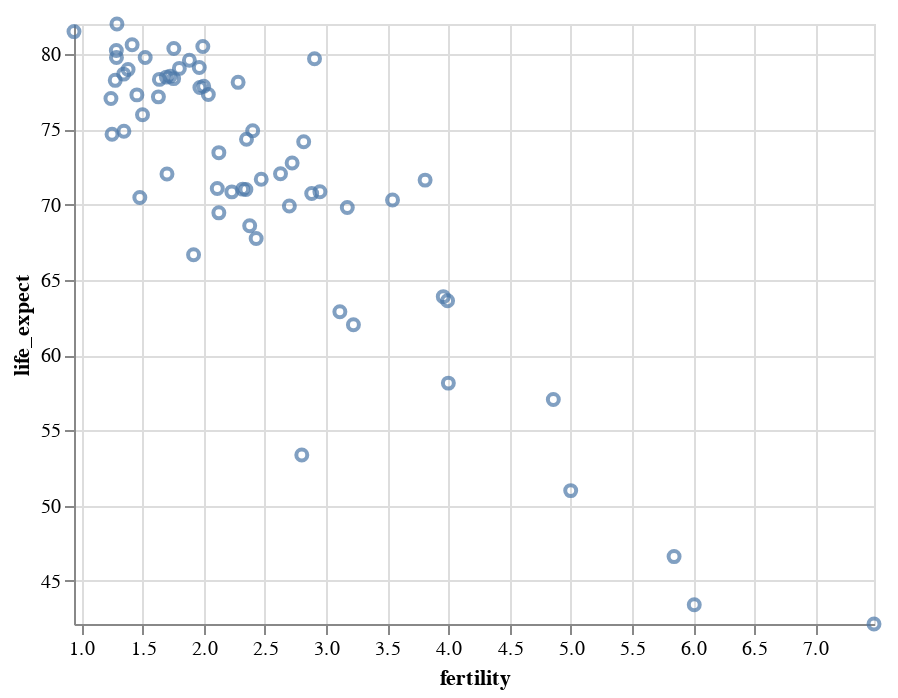

The notebook cell this image was saved under:
### Code cell
alt.Chart(data2000).mark_point().encode(
    alt.X('fertility:Q', scale=alt.Scale(zero=False, nice=False)),
    alt.Y('life_expect:Q', scale=alt.Scale(zero=False, nice=False))
)

### Figure 1 — Vega-Lite specification as saved in the notebook (floating-point values rounded to 4 significant figures)
{"config": {"view": {"continuousWidth": 400, "continuousHeight": 300}}, "data": {"name": "data-88651994df17e5e9949e68ef8f686c78"}, "mark": "point", "encoding": {"x": {"type": "quantitative", "field": "fertility", "scale": {"nice": false, "zero": false}}, "y": {"type": "quantitative", "field": "life_expect", "scale": {"nice": false, "zero": false}}}, "$schema": "https://vega.github.io/schema/vega-lite/v4.8.1.json", "datasets": {"data-88651994df17e5e9949e68ef8f686c78": [{"year": 2000, "country": "Afghanistan", "cluster": 0, "pop": 23898198, "life_expect": 42.13, "fertility": 7.479, "jitter": -1.508}, {"year": 2000, "country": "Argentina", "cluster": 3, "pop": 37497728, "life_expect": 74.34, "fertility": 2.35, "jitter": 0.4935}, {"year": 2000, "country": "Aruba", "cluster": 3, "pop": 69539, "life_expect": 73.45, "fertility": 2.124, "jitter": -0.433}, {"year": 2000, "country": "Australia", "cluster": 4, "pop": 19164620, "life_expect": 80.37, "fertility": 1.756, "jitter": -0.9674}, {"year": 2000, "country": "Austria", "cluster": 1, "pop": 8113413, "life_expect": 78.98, "fertility": 1.382, "jitter": 0.6064}, {"year": 2000, "country": "Bahamas", "cluster": 3, "pop": 290075, "life_expect": 71.07, "fertility": 2.111, "jitter": -0.5754}, {"year": 2000, "country": "Bangladesh", "cluster": 0, "pop": 130406594, "life_expect": 62.01, "fertility": 3.224, "jitter": -0.07064}, {"year": 2000, "country": "Barbados", "cluster": 3, "pop": 273483, "life_expect": 75.97, "fertility": 1.5, "jitter": 0.9982}, {"year": 2000, "country": "Belgium", "cluster": 1, "pop": 10263618, "life_expect": 78.32, "fertility": 1.638, "jitter": -1.922}, {"year": 2000, "country": "Bolivia", "cluster": 3, "pop": 8152620, "life_expect": 63.88, "fertility": 3.958, "jitter": -0.1599}, {"year": 2000, "country": "Brazil", "cluster": 3, "pop": 175552771, "life_expect": 71.01, "fertility": 2.345, "jitter": -0.4028}, {"year": 2000, "country": "Canada", "cluster": 3, "pop": 31278097, "life_expect": 79.77, "fertility": 1.522, "jitter": 0.2091}, {"year": 2000, "country": "Chile", "cluster": 3, "pop": 15153450, "life_expect": 77.86, "fertility": 2.0, "jitter": -0.749}, {"year": 2000, "country": "China", "cluster": 4, "pop": 1262645000, "life_expect": 72.03, "fertility": 1.7, "jitter": 0.2343}, {"year": 2000, "country": "Colombia", "cluster": 3, "pop": 39685655, "life_expect": 71.68, "fertility": 2.47, "jitter": 0.25}, {"year": 2000, "country": "Costa Rica", "cluster": 3, "pop": 3710558, "life_expect": 78.12, "fertility": 2.281, "jitter": -0.5564}, {"year": 2000, "country": "Croatia", "cluster": 1, "pop": 4410830, "life_expect": 74.88, "fertility": 1.348, "jitter": -0.05647}, {"year": 2000, "country": "Cuba", "cluster": 3, "pop": 11134273, "life_expect": 77.16, "fertility": 1.63, "jitter": 1.927}, {"year": 2000, "country": "Dominican Republic", "cluster": 3, "pop": 8385828, "life_expect": 70.85, "fertility": 2.95, "jitter": 0.4304}, {"year": 2000, "country": "Ecuador", "cluster": 3, "pop": 12505204, "life_expect": 74.17, "fertility": 2.817, "jitter": -0.1435}, {"year": 2000, "country": "Egypt", "cluster": 5, "pop": 70492342, "life_expect": 69.81, "fertility": 3.174, "jitter": -0.009293}, {"year": 2000, "country": "El Salvador", "cluster": 3, "pop": 6122515, "life_expect": 70.73, "fertility": 2.883, "jitter": 0.3126}, {"year": 2000, "country": "Finland", "cluster": 1, "pop": 5168595, "life_expect": 78.37, "fertility": 1.754, "jitter": -0.3414}, {"year": 2000, "country": "France", "cluster": 1, "pop": 59381628, "life_expect": 79.59, "fertility": 1.883, "jitter": -1.541}, {"year": 2000, "country": "Georgia", "cluster": 1, "pop": 4777209, "life_expect": 70.48, "fertility": 1.478, "jitter": 0.1096}, {"year": 2000, "country": "Germany", "cluster": 1, "pop": 82187909, "life_expect": 78.67, "fertility": 1.346, "jitter": -0.2368}, {"year": 2000, "country": "Greece", "cluster": 1, "pop": 10559110, "life_expect": 78.26, "fertility": 1.277, "jitter": -1.532}, {"year": 2000, "country": "Grenada", "cluster": 3, "pop": 89312, "life_expect": 67.75, "fertility": 2.429, "jitter": 0.5315}, {"year": 2000, "country": "Haiti", "cluster": 3, "pop": 7306302, "life_expect": 58.14, "fertility": 4.0, "jitter": 0.2364}, {"year": 2000, "country": "Hong Kong", "cluster": 4, "pop": 6658720, "life_expect": 81.5, "fertility": 0.94, "jitter": -2.504}, {"year": 2000, "country": "Iceland", "cluster": 1, "pop": 281043, "life_expect": 80.5, "fertility": 1.993, "jitter": 0.1579}, {"year": 2000, "country": "India", "cluster": 0, "pop": 1007702000, "life_expect": 62.88, "fertility": 3.113, "jitter": 1.378}, {"year": 2000, "country": "Indonesia", "cluster": 4, "pop": 206265000, "life_expect": 68.59, "fertility": 2.376, "jitter": 0.4683}, {"year": 2000, "country": "Iran", "cluster": 5, "pop": 65660289, "life_expect": 69.45, "fertility": 2.124, "jitter": 2.219}, {"year": 2000, "country": "Iraq", "cluster": 5, "pop": 22675617, "life_expect": 57.05, "fertility": 4.858, "jitter": -0.2202}, {"year": 2000, "country": "Ireland", "cluster": 1, "pop": 3791690, "life_expect": 77.78, "fertility": 1.969, "jitter": 0.1473}, {"year": 2000, "country": "Israel", "cluster": 5, "pop": 5842454, "life_expect": 79.7, "fertility": 2.906, "jitter": 0.3791}, {"year": 2000, "country": "Italy", "cluster": 1, "pop": 57719337, "life_expect": 80.24, "fertility": 1.286, "jitter": -1.005}, {"year": 2000, "country": "Jamaica", "cluster": 3, "pop": 2615467, "life_expect": 72.05, "fertility": 2.628, "jitter": -0.793}, {"year": 2000, "country": "Japan", "cluster": 4, "pop": 126699784, "life_expect": 82.0, "fertility": 1.291, "jitter": -1.313}, {"year": 2000, "country": "Kenya", "cluster": 2, "pop": 29985839, "life_expect": 50.99, "fertility": 5.0, "jitter": -0.1968}, {"year": 2000, "country": "South Korea", "cluster": 4, "pop": 21647682, "life_expect": 66.66, "fertility": 1.917, "jitter": 0.444}, {"year": 2000, "country": "North Korea", "cluster": 4, "pop": 47351083, "life_expect": 77.05, "fertility": 1.242, "jitter": 0.224}, {"year": 2000, "country": "Lebanon", "cluster": 5, "pop": 3578036, "life_expect": 71.03, "fertility": 2.319, "jitter": -1.233}, {"year": 2000, "country": "Mexico", "cluster": 3, "pop": 99926620, "life_expect": 74.9, "fertility": 2.401, "jitter": -0.9408}, {"year": 2000, "country": "Netherlands", "cluster": 1, "pop": 15907853, "life_expect": 78.53, "fertility": 1.726, "jitter": 1.013}, {"year": 2000, "country": "New Zealand", "cluster": 4, "pop": 3819762, "life_expect": 79.11, "fertility": 1.964, "jitter": -0.4677}, {"year": 2000, "country": "Nigeria", "cluster": 2, "pop": 114306700, "life_expect": 46.61, "fertility": 5.845, "jitter": -0.4922}, {"year": 2000, "country": "Norway", "cluster": 1, "pop": 4492400, "life_expect": 79.05, "fertility": 1.801, "jitter": -0.6235}, {"year": 2000, "country": "Pakistan", "cluster": 0, "pop": 146342958, "life_expect": 63.61, "fertility": 3.994, "jitter": -0.1789}, {"year": 2000, "country": "Peru", "cluster": 3, "pop": 25979722, "life_expect": 69.91, "fertility": 2.7, "jitter": 0.3224}, {"year": 2000, "country": "Philippines", "cluster": 4, "pop": 79739825, "life_expect": 70.3, "fertility": 3.544, "jitter": -0.6294}, {"year": 2000, "country": "Poland", "cluster": 1, "pop": 38654164, "life_expect": 74.67, "fertility": 1.251, "jitter": -0.4018}, {"year": 2000, "country": "Portugal", "cluster": 1, "pop": 10335597, "life_expect": 77.29, "fertility": 1.454, "jitter": 1.048}, {"year": 2000, "country": "Rwanda", "cluster": 2, "pop": 7507056, "life_expect": 43.41, "fertility": 6.01, "jitter": -0.2258}, {"year": 2000, "country": "Saudi Arabia", "cluster": 5, "pop": 23153090, "life_expect": 71.63, "fertility": 3.81, "jitter": 0.4527}, {"year": 2000, "country": "South Africa", "cluster": 2, "pop": 44066197, "life_expect": 53.37, "fertility": 2.802, "jitter": 1.407}, {"year": 2000, "country": "Spain", "cluster": 1, "pop": 40016081, "life_expect": 79.78, "fertility": 1.287, "jitter": -0.9673}, {"year": 2000, "country": "Switzerland", "cluster": 1, "pop": 7266920, "life_expect": 80.62, "fertility": 1.415, "jitter": -0.1835}, {"year": 2000, "country": "Turkey", "cluster": 1, "pop": 65666677, "life_expect": 70.84, "fertility": 2.23, "jitter": 2.326}, {"year": 2000, "country": "United Kingdom", "cluster": 1, "pop": 59522468, "life_expect": 78.47, "fertility": 1.695, "jitter": 0.7879}, {"year": 2000, "country": "United States", "cluster": 3, "pop": 282338631, "life_expect": 77.31, "fertility": 2.038, "jitter": 1.318}, {"year": 2000, "country": "Venezuela", "cluster": 3, "pop": 23542649, "life_expect": 72.77, "fertility": 2.723, "jitter": -1.374}]}}
